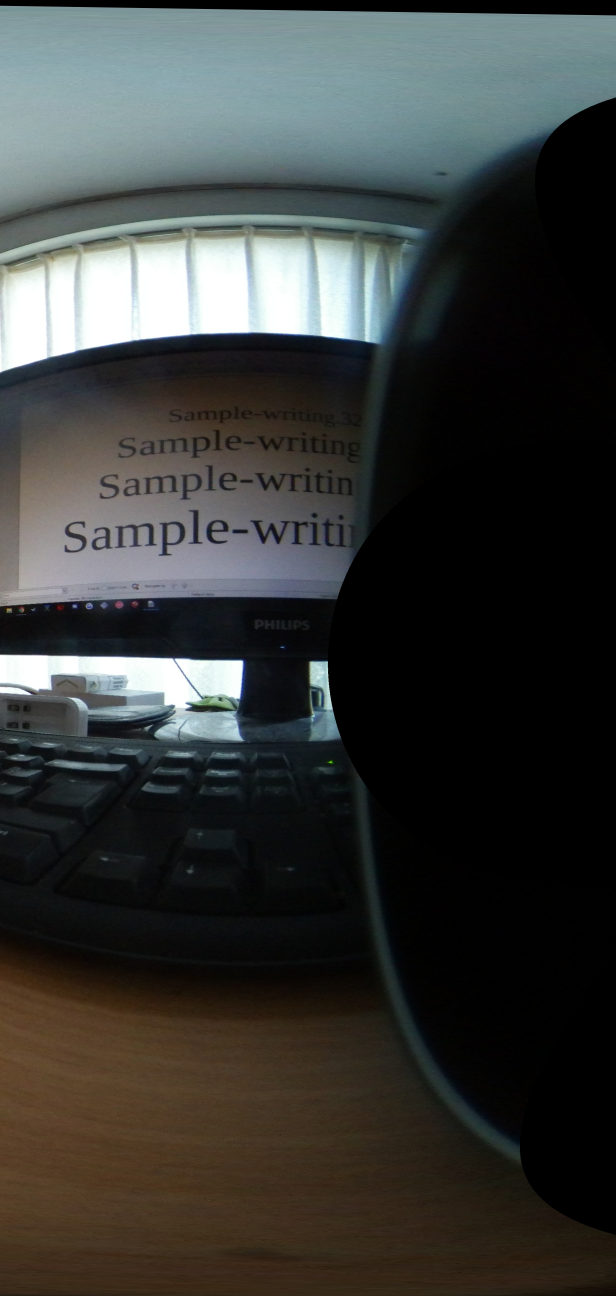
//> input picture src/A2.jpg, 1848 x 3888 px (shown at 1/3 size)
$ ./matcher A2.jpg B2.jpg   (built with g++ and OpenCV 4)
//> lines starting //> are read from the running program, lines starting //| are printed output that depends on the picture
// [35 lines of licence text are left out]

#include <iostream>
#include <string>
#include <vector>

#include <opencv2/core/core.hpp>
#include <opencv2/highgui/highgui.hpp>
#include <opencv2/features2d.hpp>


#include "freak/src/freak.h"
#include "freak/src/hammingseg.h"

using namespace cv;

void help( char** argv )
{
    std::cout << "\nUsage: " << argv[0] << " [path/to/image1] [path/to/image2] \n"
              << "This is an example on how to use the keypoint descriptor presented in the following paper: \n"
              << "A. Alahi, R. Ortiz, and P. Vandergheynst. FREAK: Fast Retina Keypoint. \n"
              << "In IEEE Conference on Computer Vision and Pattern Recognition, 2012. CVPR 2012 Open Source Award winner \n"
              << std::endl;
}

int main( int argc, char** argv ) {
    // check http://opencv.itseez.com/doc/tutorials/features2d/table_of_content_features2d/table_of_content_features2d.html
    // for OpenCV general detection/matching framework details

    if( argc != 3 ) {
        help(argv);
        return -1;
    }

    // Load images
    Mat imgA = imread(argv[1], CV_LOAD_IMAGE_GRAYSCALE );
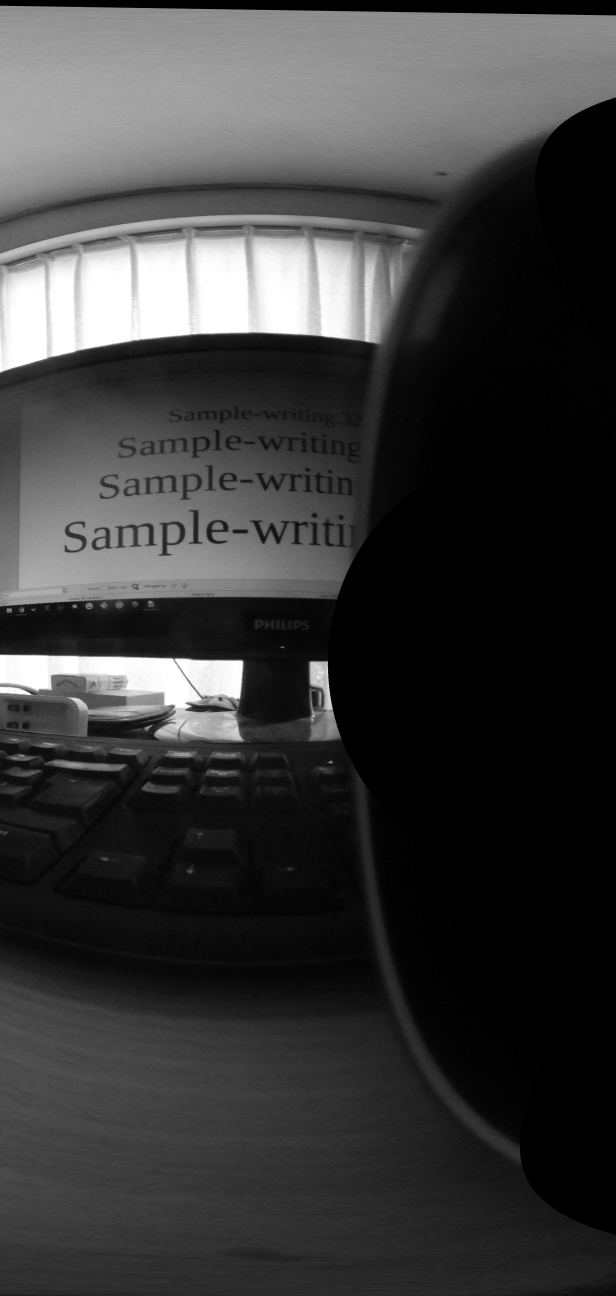
//> imgA: 3888 rows x 1848 cols, CV_8UC1 (shown at 1/3 size); min 0, max 255, mean 58.5
    if( !imgA.data ) {
        std::cout<< " --(!) Error reading image " << argv[1] << std::endl;
        return -1;
    }

    Mat imgB = imread(argv[2], CV_LOAD_IMAGE_GRAYSCALE );
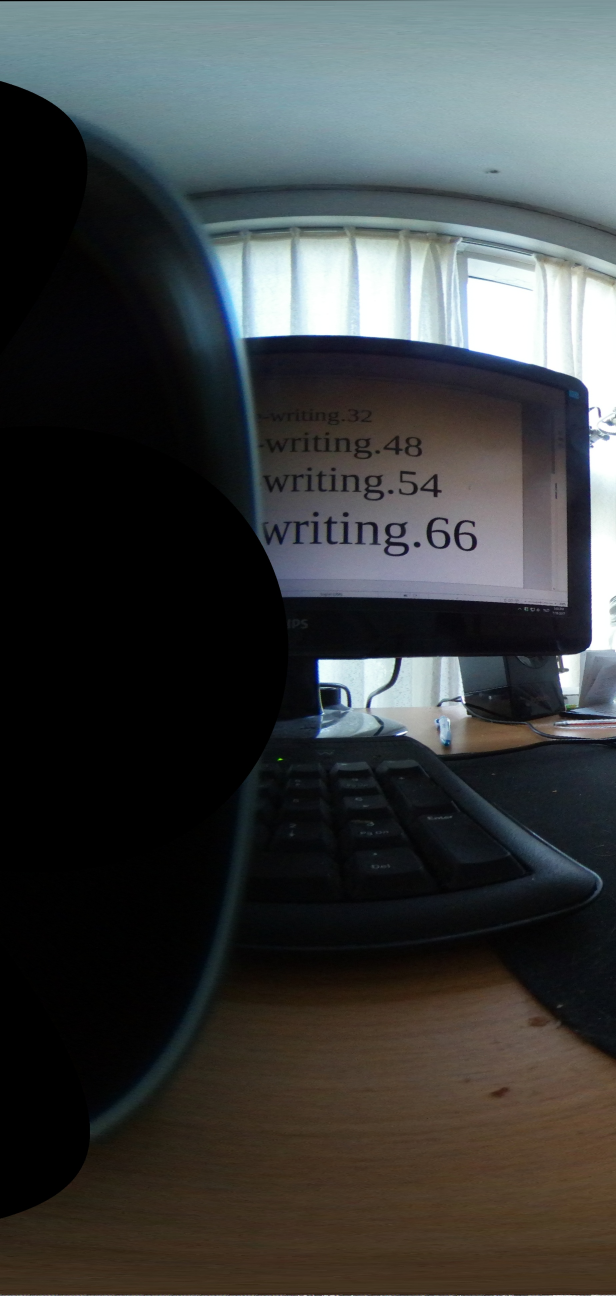
//> input picture src/B2.jpg, 1848 x 3888 px (shown at 1/3 size)
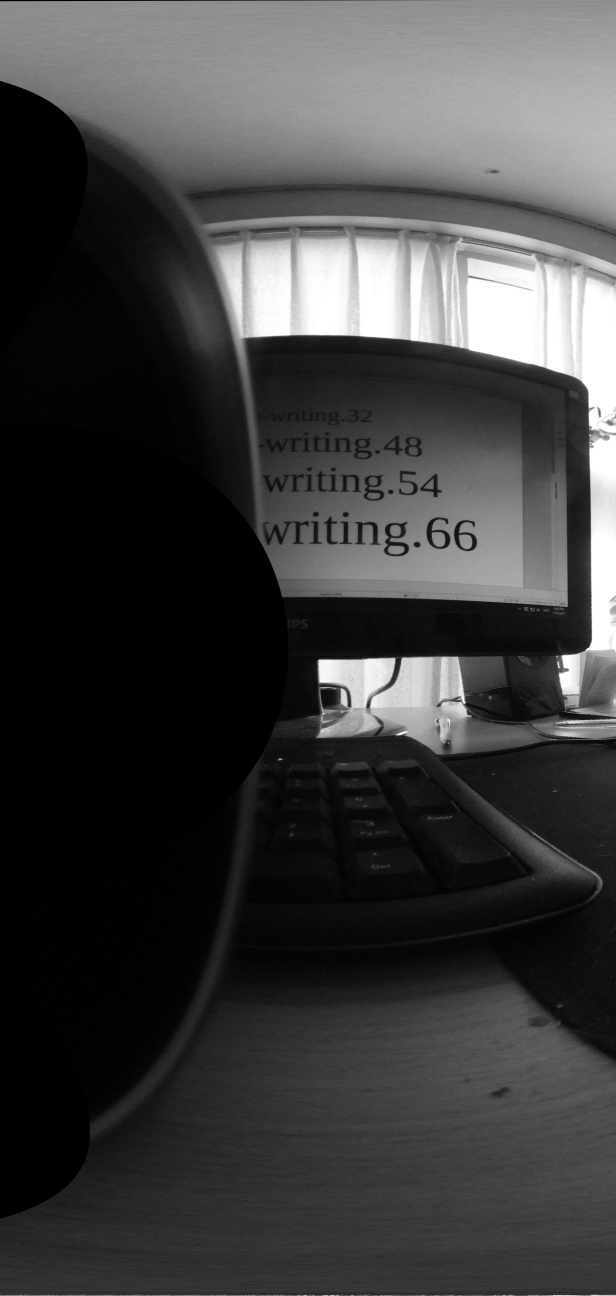
//> imgB: 3888 rows x 1848 cols, CV_8UC1 (shown at 1/3 size); min 0, max 255, mean 63.1
    if( !imgA.data ) {
        std::cout << " --(!) Error reading image " << argv[2] << std::endl;
        return -1;
    }

    std::vector<KeyPoint> keypointsA, keypointsB;
    Mat descriptorsA, descriptorsB;
    std::vector<DMatch> matches;

    // DETECTION
    // Any openCV detector such as
//> (the run ends here: the program needs code that is not available in this run, at `SurfFeatureDetector detector(2000,4);`)
